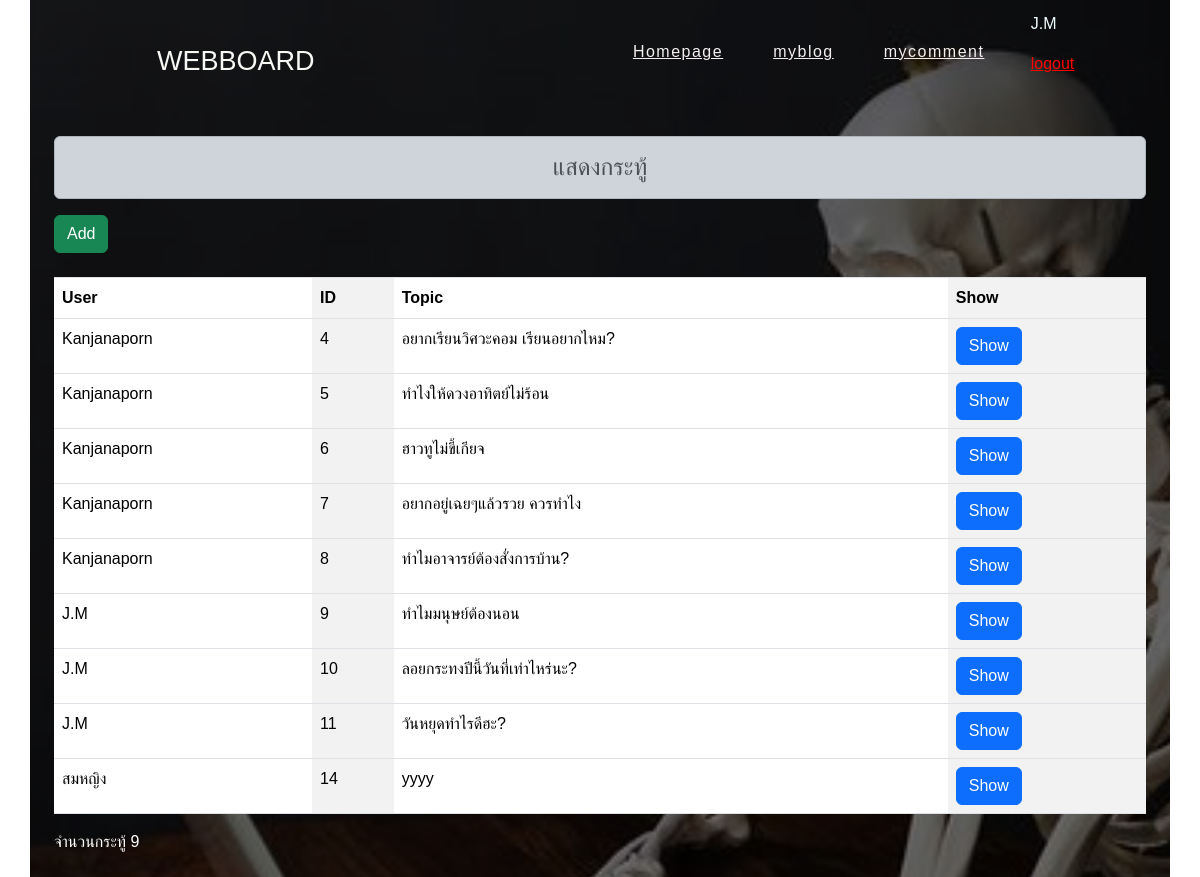
The app's page /test_webbord.php (signed in) with its own data.
### tables this page shows
CREATE TABLE `posts` (
  `post_id` int(11) NOT NULL,
  `post_name` varchar(255) NOT NULL,
  `detail` longtext DEFAULT NULL,
  `id` int(11) DEFAULT NULL
);

CREATE TABLE `users` (
  `id` int(255) NOT NULL,
  `name` varchar(255) NOT NULL,
  `email` varchar(255) NOT NULL,
  `password` varchar(255) NOT NULL
);

### test_webbord.php (the view, shortened to what this page needs)
<?php
include('config.php');
?>
<!DOCTYPE html>
<html lang="en">
<head>
    <link rel="stylesheet" href="test_webboard.css "
 />
</head>
<div class="container bg">
  <div class="navBar">
    <div class="body">
    <h2 class="lopo">WEBBOARD</h2>
    </div>
    <ul>
      <li><a href="main.php">Homepage</a></li>
      <li><a href="my_webbord.php">myblog</li>
      <li><a href="my_comment.php">mycomment</a></li>
    </ul>
    <div>
    <?php if (isset($_SESSION['user_name'])) :?>
               <div class="dropdown">
                 <link rel="stylesheet" href="aferlogin.css">
                  <p class="dropbtn" style="cursor: pointer;"><?php echo$_SESSION['user_name'] ?></p>
                  <div class="dropdown-content">
                     <p class="logout"><a href="main.php?logout='1'" style="color: red;">logout</a></p>
                  </div>
               </div>
            <?php endif ?>
   </div>
    </div>
    <link rel="stylesheet" href="bootstrap/css/bootstrap.min.css">
    <link href="https://cdn.jsdelivr.net/npm/bootstrap@5.3.2/dist/css/bootstrap.min.css" rel="stylesheet">
</head>
<body>
        <div class="container ">
            <div class="h4 text-center alert alert-dark md-3 mt-3" role="alert">แสดงกระทู้</div>
            <?php if (isset($_SESSION['user_id'])) { ?>
                <a href="add_post.php?userID=<?= $_SESSION['user_id'] ?>" class="btn btn-success mb-4">Add</a>
            <?php } ?>
            <table class="table table-striped-columns">
                <tr>
                    <th>User</th>
                    <th>ID</th>
                    <th>Topic</th>
                    <th>Show</th>
                </tr>
                <?php
                $sql3 = "SELECT COUNT(post_id) AS countPost FROM posts";
                $resilt3 = mysqli_query($conn,$sql3);
                $row3 = mysqli_fetch_array($resilt3);
                $sql = "SELECT users.name, posts.post_id, posts.post_name FROM posts inner join users on posts.id = users.id";
                $result = mysqli_query($conn, $sql);
                while ($row = mysqli_fetch_array($result)) {
                ?>
                    <tr>
                        <td><?= $row['name'] ?></td>
                        <td><?= $row['post_id'] ?></td>
                        <td><?= $row['post_name'] ?></td>
                        <td><a href="show_post.php?post_id=<?= $row['post_id'] ?>" class="btn btn-primary">Show</a></td>
                    </tr>
                <?php
                }
                ?>
            </table>
             <div><p style="color: #fff;">จำนวนกระทู้ <?php echo $row3['countPost']?></p></div>
        </div>
</body>
</html>

### test_webboard.css (style rules this page uses)
* { margin: 0; padding: 0; box-sizing: border-box; font-family: arial; }
* a { text-decoration: none; }
* li { list-style: none; }
.bg::after { content: ""; top: 0; left: 0; width: 100%; height: 100%; position: absolute; z-index: -1; filter: brightness(45%); background-image: url("img/b80816685af333d8752a9ccebeb97c64.jpg"); background-size: cover; background-position: center; }
.container { min-height: 120vh; padding-bottom: 50px; margin: 0 auto; position: relative; }
.bg { position: relative; width: 100%; height: 100%; }
.navBar { display: flex; width: 85%; justify-content: space-between; margin: 0 auto; align-items: center; height: 15vh; }
.navBar ul { display: flex; align-items: center; }
.navBar ul li { padding: 0 25px; }
.navBar ul li a { font-size: 1rem; color: #f5efef; font-weight: 400; letter-spacing: 1.5px; }
.lopo { color: #f5f8f3; font-size: 27px; font-family: Arial; padding-left: 10px; float: left; padding-top: 10px; margin-top: 0.5px; margin-right: 15rem; }

### aferlogin.css (style rules this page uses)
.dropbtn { color: azure; }

### records on screen
posts: id.name "Kanjanaporn", post_id "4", post_name "อยากเรียนวิศวะคอม เรียนอยากไหม?"
posts: id.name "Kanjanaporn", post_id "5", post_name "ทำไงให้ดวงอาทิตย์ไม่ร้อน"
posts: id.name "Kanjanaporn", post_id "6", post_name "ฮาวทูไม่ขี้เกียจ"
posts: id.name "Kanjanaporn", post_id "7", post_name "อยากอยู่เฉยๆแล้วรวย ควรทำไง"
posts: id.name "Kanjanaporn", post_id "8", post_name "ทำไมอาจารย์ต้องสั่งการบ้าน?"
posts: id.name "J.M", post_id "9", post_name "ทำไมมนุษย์ต้องนอน"
posts: id.name "J.M", post_id "10", post_name "ลอยกระทงปีนี้วันที่เท่าไหร่นะ?"
posts: id.name "J.M", post_id "11", post_name "วันหยุดทำไรดีฮะ?"
posts: id.name "สมหญิง", post_id "14", post_name "yyyy"

### other values on screen
$_SESSION['user_name'] "J.M"
$row3['countPost'] "9"
